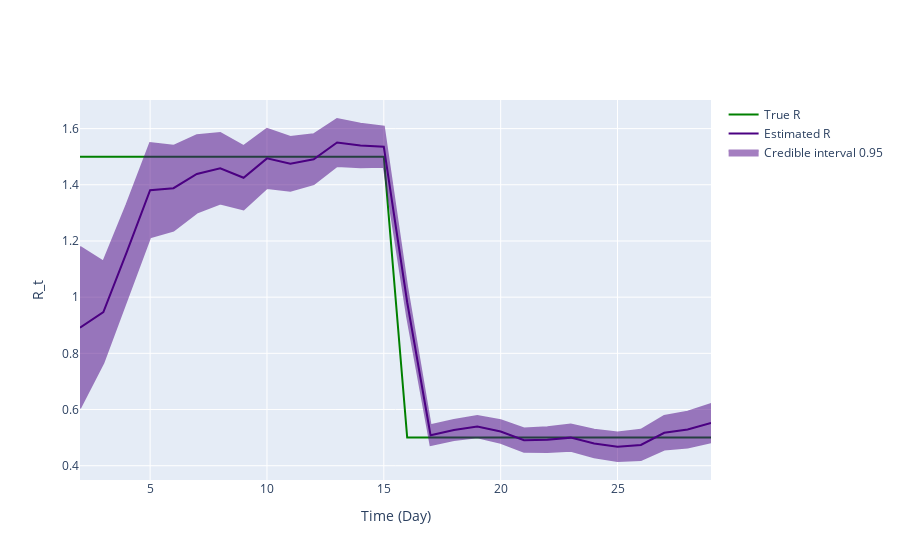

This figure's notebook cell:
### Code cell
fig = ReproductionNumberPlot()

fig.add_ground_truth_rt(ground_truth)
fig.add_interval_rt(interval2)

fig.update_labels(time_label='Time (Day)', r_label='R_t')

fig.show_figure()

### Figure 1 — Plotly figure (JSON) as saved in the notebook; plotly's stock layout.template omitted (floating-point values rounded to 4 significant figures)
{"data": [{"line": {"color": "green"}, "mode": "lines", "name": "True R", "type": "scatter", "x": [2, 3, 4, 5, 6, 7, 8, 9, 10, 11, 12, 13, 14, 15, 16, 17, 18, 19, 20, 21, 22, 23, 24, 25, 26, 27, 28, 29], "y": [1.5, 1.5, 1.5, 1.5, 1.5, 1.5, 1.5, 1.5, 1.5, 1.5, 1.5, 1.5, 1.5, 1.5, 0.5, 0.5, 0.5, 0.5, 0.5, 0.5, 0.5, 0.5, 0.5, 0.5, 0.5, 0.5, 0.5, 0.5]}, {"line": {"color": "indigo"}, "mode": "lines", "name": "Estimated R", "type": "scatter", "x": [2, 3, 4, 5, 6, 7, 8, 9, 10, 11, 12, 13, 14, 15, 16, 17, 18, 19, 20, 21, 22, 23, 24, 25, 26, 27, 28, 29], "y": [0.8914, 0.9466, 1.161, 1.381, 1.388, 1.439, 1.459, 1.425, 1.494, 1.475, 1.491, 1.551, 1.54, 1.535, 0.982, 0.5086, 0.5269, 0.5393, 0.5216, 0.4909, 0.4927, 0.5, 0.479, 0.4675, 0.4739, 0.517, 0.5289, 0.5518]}, {"fill": "toself", "fillcolor": "indigo", "line": {"color": "indigo"}, "mode": "lines", "name": "Credible interval 0.95", "opacity": 0.5, "type": "scatter", "x": [2, 3, 4, 5, 6, 7, 8, 9, 10, 11, 12, 13, 14, 15, 16, 17, 18, 19, 20, 21, 22, 23, 24, 25, 26, 27, 28, 29, 29, 28, 27, 26, 25, 24, 23, 22, 21, 20, 19, 18, 17, 16, 15, 14, 13, 12, 11, 10, 9, 8, 7, 6, 5, 4, 3, 2], "y": [1.179, 1.127, 1.33, 1.549, 1.539, 1.576, 1.585, 1.538, 1.599, 1.571, 1.58, 1.634, 1.617, 1.606, 1.035, 0.5441, 0.5624, 0.5773, 0.5618, 0.5324, 0.5366, 0.547, 0.5277, 0.5183, 0.5279, 0.5768, 0.5926, 0.6195, 0.484, 0.4652, 0.4573, 0.4199, 0.4168, 0.4304, 0.453, 0.4487, 0.4494, 0.4814, 0.5013, 0.4914, 0.4732, 0.9291, 1.464, 1.463, 1.467, 1.402, 1.379, 1.389, 1.312, 1.333, 1.301, 1.237, 1.213, 0.9911, 0.7664, 0.6042]}], "layout": {"hovermode": "x unified", "xaxis": {"title": {"text": "Time (Day)"}}, "yaxis": {"title": {"text": "R_t"}}}}
